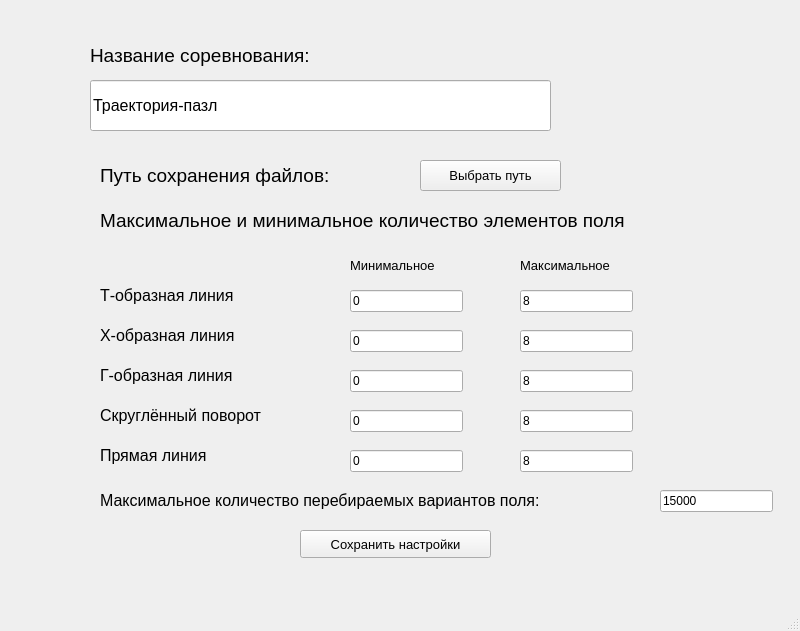
<?xml version="1.0" encoding="UTF-8"?>
<ui version="4.0">
 <class>MainWindow</class>
 <widget class="QMainWindow" name="MainWindow">
  <property name="geometry">
   <rect>
    <x>0</x>
    <y>0</y>
    <width>800</width>
    <height>631</height>
   </rect>
  </property>
  <property name="windowTitle">
   <string>MainWindow</string>
  </property>
  <widget class="QWidget" name="centralwidget">
   <widget class="QPushButton" name="save_settings">
    <property name="geometry">
     <rect>
      <x>300</x>
      <y>530</y>
      <width>191</width>
      <height>28</height>
     </rect>
    </property>
    <property name="font">
     <font>
      <pointsize>10</pointsize>
     </font>
    </property>
    <property name="text">
     <string>Сохранить настройки</string>
    </property>
   </widget>
   <widget class="QLabel" name="label">
    <property name="geometry">
     <rect>
      <x>90</x>
      <y>35</y>
      <width>351</width>
      <height>41</height>
     </rect>
    </property>
    <property name="font">
     <font>
      <pointsize>14</pointsize>
     </font>
    </property>
    <property name="text">
     <string>Название соревнования:</string>
    </property>
   </widget>
   <widget class="QLineEdit" name="contest_name">
    <property name="geometry">
     <rect>
      <x>90</x>
      <y>80</y>
      <width>461</width>
      <height>51</height>
     </rect>
    </property>
    <property name="font">
     <font>
      <pointsize>12</pointsize>
     </font>
    </property>
    <property name="text">
     <string>Траектория-пазл</string>
    </property>
   </widget>
   <widget class="QLabel" name="label_2">
    <property name="geometry">
     <rect>
      <x>100</x>
      <y>160</y>
      <width>401</width>
      <height>31</height>
     </rect>
    </property>
    <property name="font">
     <font>
      <pointsize>14</pointsize>
     </font>
    </property>
    <property name="text">
     <string>Путь сохранения файлов:</string>
    </property>
   </widget>
   <widget class="QPushButton" name="path_button">
    <property name="geometry">
     <rect>
      <x>420</x>
      <y>160</y>
      <width>141</width>
      <height>31</height>
     </rect>
    </property>
    <property name="font">
     <font>
      <pointsize>10</pointsize>
     </font>
    </property>
    <property name="text">
     <string>Выбрать путь</string>
    </property>
   </widget>
   <widget class="QLabel" name="label_3">
    <property name="geometry">
     <rect>
      <x>100</x>
      <y>280</y>
      <width>171</width>
      <height>31</height>
     </rect>
    </property>
    <property name="font">
     <font>
      <pointsize>12</pointsize>
     </font>
    </property>
    <property name="text">
     <string>Т-образная линия</string>
    </property>
   </widget>
   <widget class="QLabel" name="label_6">
    <property name="geometry">
     <rect>
      <x>100</x>
      <y>190</y>
      <width>671</width>
      <height>61</height>
     </rect>
    </property>
    <property name="font">
     <font>
      <pointsize>14</pointsize>
     </font>
    </property>
    <property name="text">
     <string>Максимальное и минимальное количество элементов поля</string>
    </property>
   </widget>
   <widget class="QLineEdit" name="lineEdit">
    <property name="geometry">
     <rect>
      <x>520</x>
      <y>290</y>
      <width>113</width>
      <height>22</height>
     </rect>
    </property>
    <property name="text">
     <string>8</string>
    </property>
   </widget>
   <widget class="QLineEdit" name="lineEdit_2">
    <property name="geometry">
     <rect>
      <x>520</x>
      <y>330</y>
      <width>113</width>
      <height>22</height>
     </rect>
    </property>
    <property name="text">
     <string>8</string>
    </property>
   </widget>
   <widget class="QLabel" name="label_4">
    <property name="geometry">
     <rect>
      <x>100</x>
      <y>320</y>
      <width>181</width>
      <height>31</height>
     </rect>
    </property>
    <property name="font">
     <font>
      <pointsize>12</pointsize>
     </font>
    </property>
    <property name="text">
     <string>Х-образная линия</string>
    </property>
   </widget>
   <widget class="QLineEdit" name="lineEdit_3">
    <property name="geometry">
     <rect>
      <x>520</x>
      <y>370</y>
      <width>113</width>
      <height>22</height>
     </rect>
    </property>
    <property name="text">
     <string>8</string>
    </property>
   </widget>
   <widget class="QLabel" name="label_5">
    <property name="geometry">
     <rect>
      <x>100</x>
      <y>360</y>
      <width>171</width>
      <height>31</height>
     </rect>
    </property>
    <property name="font">
     <font>
      <pointsize>12</pointsize>
     </font>
    </property>
    <property name="text">
     <string>Г-образная линия</string>
    </property>
   </widget>
   <widget class="QLineEdit" name="lineEdit_4">
    <property name="geometry">
     <rect>
      <x>520</x>
      <y>410</y>
      <width>113</width>
      <height>22</height>
     </rect>
    </property>
    <property name="text">
     <string>8</string>
    </property>
   </widget>
   <widget class="QLabel" name="label_7">
    <property name="geometry">
     <rect>
      <x>100</x>
      <y>440</y>
      <width>171</width>
      <height>31</height>
     </rect>
    </property>
    <property name="font">
     <font>
      <pointsize>12</pointsize>
     </font>
    </property>
    <property name="text">
     <string>Прямая линия</string>
    </property>
   </widget>
   <widget class="QLineEdit" name="lineEdit_5">
    <property name="geometry">
     <rect>
      <x>520</x>
      <y>450</y>
      <width>113</width>
      <height>22</height>
     </rect>
    </property>
    <property name="text">
     <string>8</string>
    </property>
   </widget>
   <widget class="QLabel" name="label_8">
    <property name="geometry">
     <rect>
      <x>100</x>
      <y>400</y>
      <width>211</width>
      <height>31</height>
     </rect>
    </property>
    <property name="font">
     <font>
      <pointsize>12</pointsize>
     </font>
    </property>
    <property name="text">
     <string>Скруглённый поворот</string>
    </property>
   </widget>
   <widget class="QLineEdit" name="lineEdit_6">
    <property name="geometry">
     <rect>
      <x>350</x>
      <y>410</y>
      <width>113</width>
      <height>22</height>
     </rect>
    </property>
    <property name="text">
     <string>0</string>
    </property>
   </widget>
   <widget class="QLineEdit" name="lineEdit_7">
    <property name="geometry">
     <rect>
      <x>350</x>
      <y>290</y>
      <width>113</width>
      <height>22</height>
     </rect>
    </property>
    <property name="text">
     <string>0</string>
    </property>
   </widget>
   <widget class="QLineEdit" name="lineEdit_8">
    <property name="geometry">
     <rect>
      <x>350</x>
      <y>370</y>
      <width>113</width>
      <height>22</height>
     </rect>
    </property>
    <property name="text">
     <string>0</string>
    </property>
   </widget>
   <widget class="QLineEdit" name="lineEdit_9">
    <property name="geometry">
     <rect>
      <x>350</x>
      <y>450</y>
      <width>113</width>
      <height>22</height>
     </rect>
    </property>
    <property name="text">
     <string>0</string>
    </property>
   </widget>
   <widget class="QLineEdit" name="lineEdit_10">
    <property name="geometry">
     <rect>
      <x>350</x>
      <y>330</y>
      <width>113</width>
      <height>22</height>
     </rect>
    </property>
    <property name="text">
     <string>0</string>
    </property>
   </widget>
   <widget class="QLabel" name="label_9">
    <property name="geometry">
     <rect>
      <x>350</x>
      <y>250</y>
      <width>131</width>
      <height>31</height>
     </rect>
    </property>
    <property name="font">
     <font>
      <pointsize>10</pointsize>
     </font>
    </property>
    <property name="text">
     <string>Минимальное</string>
    </property>
   </widget>
   <widget class="QLabel" name="label_10">
    <property name="geometry">
     <rect>
      <x>520</x>
      <y>250</y>
      <width>131</width>
      <height>31</height>
     </rect>
    </property>
    <property name="font">
     <font>
      <pointsize>10</pointsize>
     </font>
    </property>
    <property name="text">
     <string>Максимальное</string>
    </property>
   </widget>
   <widget class="QLabel" name="label_11">
    <property name="geometry">
     <rect>
      <x>100</x>
      <y>480</y>
      <width>551</width>
      <height>41</height>
     </rect>
    </property>
    <property name="font">
     <font>
      <pointsize>12</pointsize>
     </font>
    </property>
    <property name="text">
     <string>Максимальное количество перебираемых вариантов поля:</string>
    </property>
   </widget>
   <widget class="QLineEdit" name="lineEdit_11">
    <property name="geometry">
     <rect>
      <x>660</x>
      <y>490</y>
      <width>113</width>
      <height>22</height>
     </rect>
    </property>
    <property name="text">
     <string>15000</string>
    </property>
   </widget>
  </widget>
  <widget class="QMenuBar" name="menubar">
   <property name="geometry">
    <rect>
     <x>0</x>
     <y>0</y>
     <width>800</width>
     <height>26</height>
    </rect>
   </property>
  </widget>
  <widget class="QStatusBar" name="statusbar"/>
 </widget>
 <resources/>
 <connections/>
</ui>
